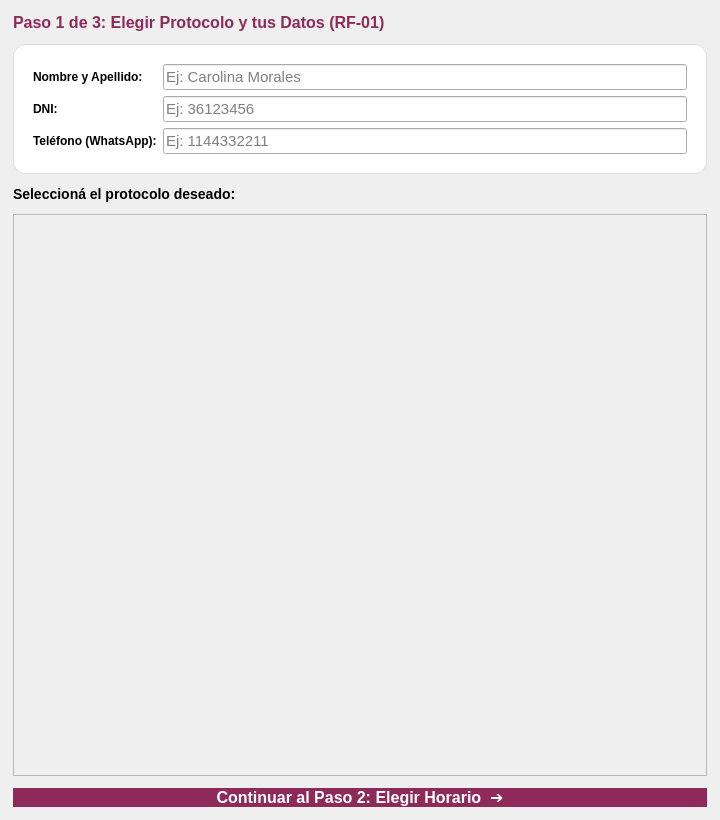
<?xml version="1.0" encoding="UTF-8"?>
<ui version="4.0">
 <class>PasosCargaTurnoWidget</class>
 <widget class="QWidget" name="PasosCargaTurnoWidget">
  <property name="geometry">
   <rect>
    <x>0</x>
    <y>0</y>
    <width>720</width>
    <height>820</height>
   </rect>
  </property>
  <property name="windowTitle">
   <string>Cargar Turno en 3 Pasos</string>
  </property>
  <layout class="QVBoxLayout" name="mainLayout">
   <property name="spacing">
    <number>10</number>
   </property>
   <property name="leftMargin">
    <number>4</number>
   </property>
   <property name="topMargin">
    <number>4</number>
   </property>
   <property name="rightMargin">
    <number>4</number>
   </property>
   <property name="bottomMargin">
    <number>4</number>
   </property>
   <item>
    <!-- Stack de pasos -->
    <widget class="QStackedWidget" name="stackedPasos">
     <!-- ===================== PASO 1 ===================== -->
     <widget class="QWidget" name="paso1">
      <layout class="QVBoxLayout" name="layoutPaso1">
       <property name="spacing">
        <number>12</number>
       </property>
       <item>
        <widget class="QLabel" name="lblHeaderPaso1">
         <property name="text">
          <string>&lt;b style=&quot;font-size:16px; color:#8e2a59;&quot;&gt;Paso 1 de 3: Elegir Protocolo y tus Datos (RF-01)&lt;/b&gt;</string>
         </property>
        </widget>
       </item>
       <item>
        <!-- Formulario de datos -->
        <widget class="QFrame" name="frameDatos">
         <property name="styleSheet">
          <string>QFrame#frameDatos { background-color: #ffffff; border: 1px solid #dcdcdc; border-radius: 12px; padding: 10px; }</string>
         </property>
         <layout class="QGridLayout" name="gridDatos">
          <item row="0" column="0">
           <widget class="QLabel" name="lblNombre">
            <property name="text">
             <string>&lt;b&gt;Nombre y Apellido:&lt;/b&gt;</string>
            </property>
           </widget>
          </item>
          <item row="0" column="1">
           <widget class="QLineEdit" name="txtNombre">
            <property name="placeholderText">
             <string>Ej: Carolina Morales</string>
            </property>
            <property name="minimumHeight">
             <number>44</number>
            </property>
            <property name="font">
             <font>
              <pointsize>11</pointsize>
             </font>
            </property>
           </widget>
          </item>
          <item row="1" column="0">
           <widget class="QLabel" name="lblDni">
            <property name="text">
             <string>&lt;b&gt;DNI:&lt;/b&gt;</string>
            </property>
           </widget>
          </item>
          <item row="1" column="1">
           <widget class="QLineEdit" name="txtDni">
            <property name="placeholderText">
             <string>Ej: 36123456</string>
            </property>
            <property name="minimumHeight">
             <number>44</number>
            </property>
            <property name="font">
             <font>
              <pointsize>11</pointsize>
             </font>
            </property>
           </widget>
          </item>
          <item row="2" column="0">
           <widget class="QLabel" name="lblTelefono">
            <property name="text">
             <string>&lt;b&gt;Teléfono (WhatsApp):&lt;/b&gt;</string>
            </property>
           </widget>
          </item>
          <item row="2" column="1">
           <widget class="QLineEdit" name="txtTelefono">
            <property name="placeholderText">
             <string>Ej: 1144332211</string>
            </property>
            <property name="minimumHeight">
             <number>44</number>
            </property>
            <property name="font">
             <font>
              <pointsize>11</pointsize>
             </font>
            </property>
           </widget>
          </item>
         </layout>
        </widget>
       </item>
       <item>
        <widget class="QLabel" name="lblSelectProto">
         <property name="text">
          <string>&lt;b style=&quot;font-size:14px;&quot;&gt;Seleccioná el protocolo deseado:&lt;/b&gt;</string>
         </property>
        </widget>
       </item>
       <item>
        <widget class="QScrollArea" name="scrollProtocolos">
         <property name="widgetResizable">
          <bool>true</bool>
         </property>
         <widget class="QWidget" name="scrollContentProto">
          <layout class="QVBoxLayout" name="layoutListaProto">
           <property name="spacing">
            <number>10</number>
           </property>
          </layout>
         </widget>
        </widget>
       </item>
       <item>
        <widget class="QPushButton" name="btnPaso1Siguiente">
         <property name="text">
          <string>Continuar al Paso 2: Elegir Horario  ➔</string>
         </property>
         <property name="minimumHeight">
          <number>52</number>
         </property>
         <property name="font">
          <font>
           <pointsize>12</pointsize>
           <weight>75</weight>
           <bold>true</bold>
          </font>
         </property>
         <property name="styleSheet">
          <string>QPushButton { background-color: #8e2a59; color: white; border-radius: 10px; } QPushButton:hover { background-color: #6d1f43; }</string>
         </property>
        </widget>
       </item>
      </layout>
     </widget>
     <!-- ===================== PASO 2 ===================== -->
     <widget class="QWidget" name="paso2">
      <layout class="QVBoxLayout" name="layoutPaso2">
       <property name="spacing">
        <number>12</number>
       </property>
       <item>
        <widget class="QLabel" name="lblHeaderPaso2">
         <property name="text">
          <string>&lt;b style=&quot;font-size:16px; color:#8e2a59;&quot;&gt;Paso 2 de 3: Elegir Fecha y Horario Disponible (RF-01, RF-04)&lt;/b&gt;</string>
         </property>
        </widget>
       </item>
       <item>
        <widget class="QFrame" name="frameFechaProf">
         <property name="styleSheet">
          <string>QFrame#frameFechaProf { background-color: #ffffff; border: 1px solid #dcdcdc; border-radius: 12px; padding: 10px; }</string>
         </property>
         <layout class="QHBoxLayout" name="layoutFiltros">
          <item>
           <widget class="QLabel" name="lblFecha">
            <property name="text">
             <string>&lt;b&gt;Fecha:&lt;/b&gt;</string>
            </property>
           </widget>
          </item>
          <item>
           <widget class="QDateEdit" name="dateEdit">
            <property name="calendarPopup">
             <bool>true</bool>
            </property>
            <property name="minimumHeight">
             <number>44</number>
            </property>
            <property name="font">
             <font>
              <pointsize>11</pointsize>
             </font>
            </property>
           </widget>
          </item>
          <item>
           <widget class="QLabel" name="lblProf">
            <property name="text">
             <string>&lt;b&gt;Profesional:&lt;/b&gt;</string>
            </property>
           </widget>
          </item>
          <item>
           <widget class="QComboBox" name="comboProf">
            <property name="minimumHeight">
             <number>44</number>
            </property>
            <property name="font">
             <font>
              <pointsize>11</pointsize>
             </font>
            </property>
           </widget>
          </item>
         </layout>
        </widget>
       </item>
       <item>
        <widget class="QLabel" name="lblAvisoRF04">
         <property name="text">
          <string>&lt;b&gt;Horarios disponibles en tiempo real (RF-04):&lt;/b&gt; Tocá el horario en el que deseás atenderte</string>
         </property>
        </widget>
       </item>
       <item>
        <widget class="QScrollArea" name="scrollGrillaHorarios">
         <property name="widgetResizable">
          <bool>true</bool>
         </property>
         <widget class="QWidget" name="scrollContentGrid">
          <layout class="QGridLayout" name="gridHorarios">
           <property name="spacing">
            <number>12</number>
           </property>
          </layout>
         </widget>
        </widget>
       </item>
       <item>
        <widget class="QLabel" name="lblHorarioSeleccionado">
         <property name="text">
          <string>&lt;span style=&quot;color:#777;&quot;&gt;Por favor seleccioná un horario disponible de la grilla táctil.&lt;/span&gt;</string>
         </property>
         <property name="alignment">
          <set>Qt::AlignCenter</set>
         </property>
         <property name="font">
          <font>
           <pointsize>11</pointsize>
          </font>
         </property>
        </widget>
       </item>
       <item>
        <layout class="QHBoxLayout" name="layoutBotonesPaso2">
         <item>
          <widget class="QPushButton" name="btnPaso2Volver">
           <property name="text">
            <string>⬅  Volver a Paso 1</string>
           </property>
           <property name="minimumHeight">
            <number>52</number>
           </property>
           <property name="minimumWidth">
            <number>180</number>
           </property>
           <property name="font">
            <font>
             <pointsize>11</pointsize>
             <weight>75</weight>
             <bold>true</bold>
            </font>
           </property>
           <property name="styleSheet">
            <string>QPushButton { background-color: #f5f5f5; color: #333; border: 1px solid #ccc; border-radius: 10px; } QPushButton:hover { background-color: #e0e0e0; }</string>
           </property>
          </widget>
         </item>
         <item>
          <spacer name="spPaso2">
           <property name="orientation">
            <enum>Qt::Horizontal</enum>
           </property>
          </spacer>
         </item>
         <item>
          <widget class="QPushButton" name="btnPaso2Siguiente">
           <property name="text">
            <string>Continuar al Paso 3: Confirmación  ➔</string>
           </property>
           <property name="minimumHeight">
            <number>52</number>
           </property>
           <property name="minimumWidth">
            <number>300</number>
           </property>
           <property name="font">
            <font>
             <pointsize>12</pointsize>
             <weight>75</weight>
             <bold>true</bold>
            </font>
           </property>
           <property name="styleSheet">
            <string>QPushButton { background-color: #8e2a59; color: white; border-radius: 10px; } QPushButton:hover { background-color: #6d1f43; }</string>
           </property>
          </widget>
         </item>
        </layout>
       </item>
      </layout>
     </widget>
     <!-- ===================== PASO 3 ===================== -->
     <widget class="QWidget" name="paso3">
      <layout class="QVBoxLayout" name="layoutPaso3">
       <property name="spacing">
        <number>14</number>
       </property>
       <item>
        <widget class="QLabel" name="lblHeaderPaso3">
         <property name="text">
          <string>&lt;b style=&quot;font-size:16px; color:#8e2a59;&quot;&gt;Paso 3 de 3: Confirmación del Turno y Pago de Seña (RF-01, RF-08, RF-10)&lt;/b&gt;</string>
         </property>
        </widget>
       </item>
       <item>
        <!-- Tarjeta de Resumen -->
        <widget class="QFrame" name="frameResumen">
         <property name="styleSheet">
          <string>QFrame#frameResumen { background-color: #ffffff; border: 1px solid #dcdcdc; border-radius: 12px; padding: 14px; }</string>
         </property>
         <layout class="QVBoxLayout" name="layoutResumen">
          <item>
           <widget class="QLabel" name="lblResumenTexto">
            <property name="text">
             <string>Cargando datos del turno...</string>
            </property>
            <property name="wordWrap">
             <bool>true</bool>
            </property>
            <property name="font">
             <font>
              <pointsize>11</pointsize>
             </font>
            </property>
           </widget>
          </item>
         </layout>
        </widget>
       </item>
       <item>
        <!-- Tarjeta de Seña destacada (RF-10) -->
        <widget class="QFrame" name="frameTarjetaSenia">
         <property name="styleSheet">
          <string>QFrame#frameTarjetaSenia { background-color: #fbebf1; border: 2px solid #8e2a59; border-radius: 12px; padding: 16px; }</string>
         </property>
         <layout class="QVBoxLayout" name="layoutSenia">
          <item>
           <widget class="QLabel" name="lblTituloSenia">
            <property name="text">
             <string>&lt;b style=&quot;font-size:15px; color:#8e2a59;&quot;&gt;💳 Seña Requerida para Confirmar Turno (RF-10)&lt;/b&gt;</string>
            </property>
           </widget>
          </item>
          <item>
           <widget class="QLabel" name="lblMontoSenia">
            <property name="text">
             <string>&lt;h1 style=&quot;color:#8e2a59; margin:6px;&quot;&gt;Monto de Seña: $0&lt;/h1&gt;</string>
            </property>
           </widget>
          </item>
          <item>
           <widget class="QLabel" name="lblReglaSenia">
            <property name="text">
             <string>&lt;b&gt;Reglas de Seña y Cancelación (RF-10):&lt;/b&gt;&lt;br/&gt;• 30% del valor total del protocolo (mínimo $5.000).&lt;br/&gt;• &lt;b style=&quot;color:#2e7d32;&quot;&gt;100% reembolsable&lt;/b&gt; si cancelás con más de 24 horas de anticipación.&lt;br/&gt;• &lt;b style=&quot;color:#c62828;&quot;&gt;No reembolsable&lt;/b&gt; por debajo de las 24 horas previas o por inasistencia.&lt;br/&gt;• Registro simulado (mock - RF-08): no cobra dinero real ni almacena datos bancarios.</string>
            </property>
            <property name="wordWrap">
             <bool>true</bool>
            </property>
            <property name="font">
             <font>
              <pointsize>10</pointsize>
             </font>
            </property>
           </widget>
          </item>
         </layout>
        </widget>
       </item>
       <item>
        <spacer name="spMidPaso3">
         <property name="orientation">
          <enum>Qt::Vertical</enum>
         </property>
        </spacer>
       </item>
       <item>
        <layout class="QHBoxLayout" name="layoutBotonesPaso3">
         <item>
          <widget class="QPushButton" name="btnPaso3Volver">
           <property name="text">
            <string>⬅  Volver a Paso 2</string>
           </property>
           <property name="minimumHeight">
            <number>52</number>
           </property>
           <property name="minimumWidth">
            <number>180</number>
           </property>
           <property name="font">
            <font>
             <pointsize>11</pointsize>
             <weight>75</weight>
             <bold>true</bold>
            </font>
           </property>
           <property name="styleSheet">
            <string>QPushButton { background-color: #f5f5f5; color: #333; border: 1px solid #ccc; border-radius: 10px; } QPushButton:hover { background-color: #e0e0e0; }</string>
           </property>
          </widget>
         </item>
         <item>
          <spacer name="spPaso3">
           <property name="orientation">
            <enum>Qt::Horizontal</enum>
           </property>
          </spacer>
         </item>
         <item>
          <widget class="QPushButton" name="btnPaso3Confirmar">
           <property name="text">
            <string>💳  Confirmar y Pagar Seña (Simulado)</string>
           </property>
           <property name="minimumHeight">
            <number>56</number>
           </property>
           <property name="minimumWidth">
            <number>350</number>
           </property>
           <property name="font">
            <font>
             <pointsize>12</pointsize>
             <weight>75</weight>
             <bold>true</bold>
            </font>
           </property>
           <property name="styleSheet">
            <string>QPushButton { background-color: #2e7d32; color: white; border-radius: 10px; } QPushButton:hover { background-color: #1b5e20; }</string>
           </property>
          </widget>
         </item>
        </layout>
       </item>
      </layout>
     </widget>
     <!-- ===================== PASO ÉXITO ===================== -->
     <widget class="QWidget" name="pasoExito">
      <layout class="QVBoxLayout" name="layoutExito">
       <item>
        <spacer name="spExito1">
         <property name="orientation">
          <enum>Qt::Vertical</enum>
         </property>
        </spacer>
       </item>
       <item>
        <widget class="QLabel" name="lblIconoExito">
         <property name="text">
          <string>&lt;h1 align=&quot;center&quot; style=&quot;color:#2e7d32; font-size:64px;&quot;&gt;✓&lt;/h1&gt;</string>
         </property>
         <property name="alignment">
          <set>Qt::AlignCenter</set>
         </property>
        </widget>
       </item>
       <item>
        <widget class="QLabel" name="lblTituloExito">
         <property name="text">
          <string>&lt;h2 align=&quot;center&quot; style=&quot;color:#8e2a59;&quot;&gt;¡Turno Confirmado con Éxito!&lt;/h2&gt;</string>
         </property>
         <property name="alignment">
          <set>Qt::AlignCenter</set>
         </property>
        </widget>
       </item>
       <item>
        <widget class="QLabel" name="lblDescExito">
         <property name="text">
          <string>&lt;p align=&quot;center&quot; style=&quot;font-size:13px; color:#444;&quot;&gt;Tu reserva y la seña simulada quedaron registradas en la base del instituto.&lt;br/&gt;&lt;b&gt;Recordatorio de turno generado en el sistema (RF-11):&lt;/b&gt;&lt;br/&gt;Podés consultar o cancelar tu turno en cualquier momento desde esta terminal ingresando tu DNI.&lt;/p&gt;</string>
         </property>
         <property name="alignment">
          <set>Qt::AlignCenter</set>
         </property>
         <property name="wordWrap">
          <bool>true</bool>
         </property>
        </widget>
       </item>
       <item>
        <spacer name="spExito2">
         <property name="orientation">
          <enum>Qt::Vertical</enum>
         </property>
        </spacer>
       </item>
       <item>
        <layout class="QHBoxLayout" name="layoutBtnExito">
         <item>
          <spacer name="spBtnL">
           <property name="orientation">
            <enum>Qt::Horizontal</enum>
           </property>
          </spacer>
         </item>
         <item>
          <widget class="QPushButton" name="btnNuevoTurno">
           <property name="text">
            <string>🔄  Agendar Otro Turno / Volver al Inicio</string>
           </property>
           <property name="minimumHeight">
            <number>52</number>
           </property>
           <property name="minimumWidth">
            <number>320</number>
           </property>
           <property name="font">
            <font>
             <pointsize>12</pointsize>
             <weight>75</weight>
             <bold>true</bold>
            </font>
           </property>
           <property name="styleSheet">
            <string>QPushButton { background-color: #8e2a59; color: white; border-radius: 10px; } QPushButton:hover { background-color: #6d1f43; }</string>
           </property>
          </widget>
         </item>
         <item>
          <spacer name="spBtnR">
           <property name="orientation">
            <enum>Qt::Horizontal</enum>
           </property>
          </spacer>
         </item>
        </layout>
       </item>
       <item>
        <spacer name="spExito3">
         <property name="orientation">
          <enum>Qt::Vertical</enum>
         </property>
        </spacer>
       </item>
      </layout>
     </widget>
    </widget>
   </item>
  </layout>
 </widget>
 <resources/>
 <connections/>
</ui>
